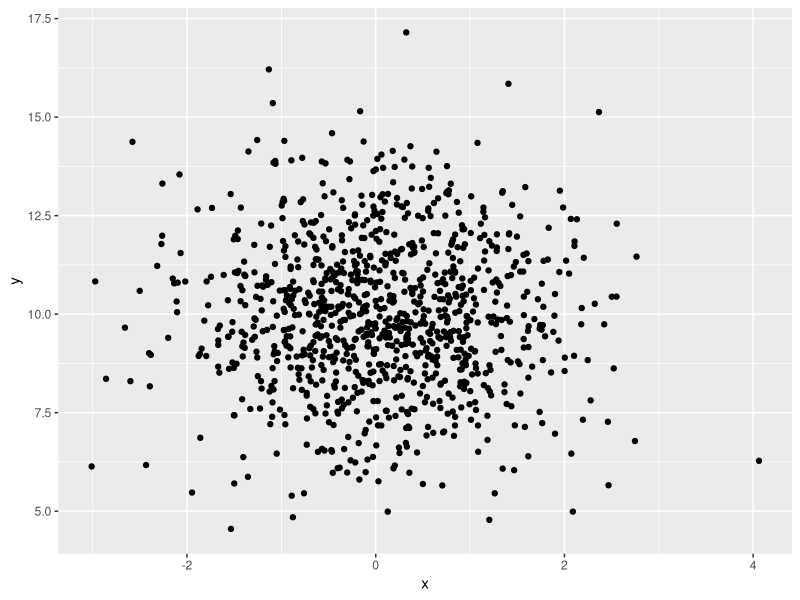

Source code (R):
## Welcome! You've made it over to the IDE.

## Any line that starts with one or more `#` will be commented out.
## This means that if you run that line, nothing will actually occur in the
## interpretor. 

## To run this code below you can do the following:
## - If you are on a Mac, on the line that you want to run you can press `command+return`
##   which means to hold command and then press return.
## - If you are on a Windows or Linux machine, then you can run that line by pressing `alt+return`
##   which means to hold the alt key and press return.

## When you run the first line one of two things might happen:
## 1. You might get an error because you haven't installed that package. If this happens,
##    look near the top of your Rstudio screen -- there should be a helper that asks if
##    you want to install this library. You do and can click "install".
## 2. If you've already installed that library, then it should load the package, which
##    you will see in the console below. 


library(ggplot2)

## Now, if you want to create some data, you can either
##  - Run the first line where you are creating the object `d` that is a data.frame; or,
##  - Highlight the region that you want to run and then run that region (using command+return
##    or alt+return). 


d <- data.frame(
  id = 1:1000, 
  x  = rnorm(1000, mean = 0, sd = 1), 
  y  = rnorm(1000, mean = 10, sd = 2),
  color = sample(c('red', 'blue'), size = 1000, replace = TRUE)
)

## To produce the plot below, run these lines. Do you need to run all the lines?
## Or, can you run just the first? Why do you think the IDE chooses to behave this way?

ggplot(data = d, aes(x=x, y=y)) + 
  geom_point()

## Finally, you can run code that doesn't have any visible side effects.
## If you run the line below, what do you see in your console? Just that the line has run?
## But, now look into the `Environment` tab that is visible to you -- is there a record
## of this `mod` that you just created?

mod <- lm(y ~ x, data = d)

## The model that you created is stored in the working memory and can be called by
## naming the object.

mod

## If you want to use the summary function on the model, you can and you will see
## a different return printed to the console.

summary(mod)
